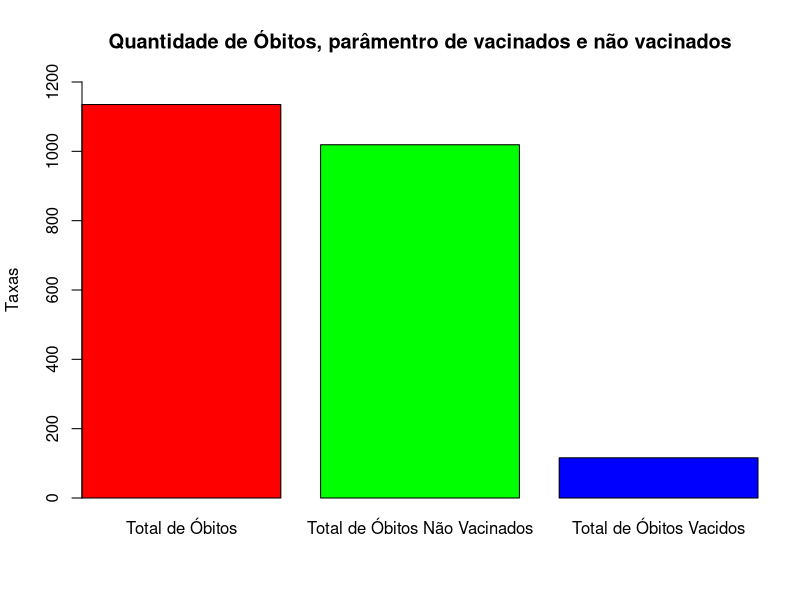

This figure's R source:
#relação entre óbitos ocorridos e a vacinação dos falecidos.
library(readxl)
library(dplyr)

worksheet <- read_excel("./dados/covid_19_bauru_mortes.xlsx")

doses_vacina <- worksheet$'doses_vacina'

doses_true <- worksheet %>% filter(doses_vacina=='TRUE')

total_obito <- count(worksheet, "doses_vacina")

total_true <- count(doses_true, "doses_vacina")

total_nao_vacinados <- total_obito[2] - total_true[2]

dados <- as.numeric(c(total_obito[2], total_nao_vacinados, total_true[2]))

names(dados) <- c("Total de Óbitos", "Total de Óbitos Não Vacinados", "Total de Óbitos Vacidos")

png(filename = "./graficos/figura3.png", width = 900, height = 500)
barplot(as.vector(dados), main="Quantidade de Óbitos, parâmentro de vacinados e não vacinados", 
        ylab="Taxas", ylim=c(0, 1200), cex.names = 1, 
        names.arg = c("Total de Óbitos", "Total de Óbitos Não Vacinados", "Total de Óbitos Vacidos"),
        xaxs = "i", col=rainbow(3))

dev.off()